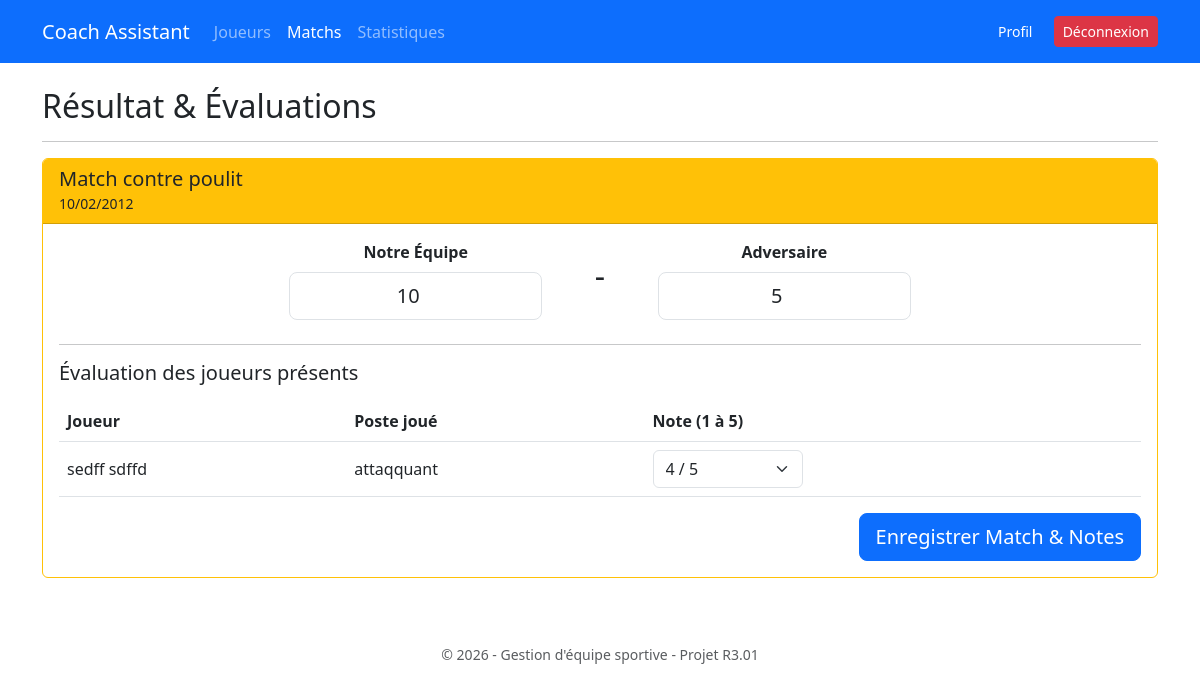
/index.php?page=matchs&action=noter&id=2 (signed in), run on the app's committed database.
### tables this page shows
CREATE TABLE `match_rencontre` (
  `id_match` int(11) NOT NULL,
  `date_heure` datetime NOT NULL,
  `nom_equipe_adverse` varchar(100) NOT NULL,
  `lieu_rencontre` enum('Domicile','Exterieur') NOT NULL,
  `resultat_equipe` int(11) DEFAULT NULL,
  `resultat_adverse` int(11) DEFAULT NULL
);

CREATE TABLE `participer` (
  `id_match` int(11) NOT NULL,
  `id_joueur` int(11) NOT NULL,
  `est_titulaire` tinyint(1) DEFAULT 0,
  `poste` varchar(50) DEFAULT NULL,
  `evaluation` int(11) DEFAULT NULL COMMENT 'Note de 1 à 5'
);

### controllers/MatchController.php (called while the page is built, shortened)
<?php
class MatchController {
    public function noter() {
        $id_match = $_GET['id'];
        $matchModel = new MatchModel();
        $match = $matchModel->getMatchById($id_match);
        $participants = $matchModel->getFeuilleDeMatch($id_match);
        $joueurModel = new JoueurModel();
        $tousLesJoueurs = [];
        foreach($joueurModel->getAllJoueurs() as $j) {
            $tousLesJoueurs[$j['id_joueur']] = $j;
        }
        require_once "../views/layout.php";
    }
}
?>

### config/DBConnection.php (called while the page is built)
<?php
class DBConnection {
    private static $instance = null;
    private $pdo;
    private function __construct() {
        $host = 'localhost';
        $dbname = 'gestion_sport';
        $user = 'root';
        $pass = '';
        try {
            $this->pdo = new PDO("mysql:host=$host;dbname=$dbname;charset=utf8", $user, $pass);
            $this->pdo->setAttribute(PDO::ATTR_ERRMODE, PDO::ERRMODE_EXCEPTION);
            $this->pdo->setAttribute(PDO::ATTR_DEFAULT_FETCH_MODE, PDO::FETCH_ASSOC);
        } catch (PDOException $e) {
            die("Erreur connexion DB: " . $e->getMessage());
        }
    }
    public static function getInstance() {
        if (self::$instance === null) {
            self::$instance = new DBConnection();
        }
        return self::$instance;
    }
    public function getPDO() {
        return $this->pdo;
    }
}
?>

### models/MatchModel.php (called while the page is built, shortened)
<?php
class MatchModel {
    private $pdo;
    public function __construct() {
        $this->pdo = DBConnection::getInstance()->getPDO();
    }
    public function getMatchById($id) {
        $sql = "SELECT * FROM match_rencontre WHERE id_match = :id";
        $stmt = $this->pdo->prepare($sql);
        $stmt->execute([':id' => $id]);
        return $stmt->fetch();
    }
    public function getFeuilleDeMatch($id_match) {
        $sql = "SELECT * FROM participer WHERE id_match = :id_match";
        $stmt = $this->pdo->prepare($sql);
        $stmt->execute([':id_match' => $id_match]);
        $result = [];
        while ($row = $stmt->fetch()) {
            $result[$row['id_joueur']] = $row;
        }
        return $result;
    }
}
?>

### models/JoueurModel.php (called while the page is built, shortened)
<?php
class JoueurModel {
    private $pdo;
    public function __construct() {
        $this->pdo = DBConnection::getInstance()->getPDO();
    }
    public function getAllJoueurs() {
        try {
            $sql = "SELECT * FROM joueurs_avec_poste ORDER BY nom, prenom";
            $stmt = $this->pdo->prepare($sql);
            $stmt->execute();
            return $stmt->fetchAll();
        } catch (Exception $e) {
            error_log("Erreur lors de la récupération des joueurs : " . $e->getMessage());
            return [];
        }
    }
}
?>

### views/matchs/noter.php (the view, shortened to what this page needs)
<div class="card mb-4 border-warning">
    <div class="card-header bg-warning text-dark">
        <h5 class="mb-0">Match contre <?= htmlspecialchars($match['nom_equipe_adverse']) ?></h5>
        <small><?= date('d/m/Y', strtotime($match['date_heure'])) ?></small>
    </div>
    <div class="card-body">
        <form action="" method="post">
            <div class="row mb-4 justify-content-center text-center">
                <div class="col-md-3">
                    <label class="form-label fw-bold">Notre Équipe</label>
                    <input type="number" name="score_equipe" class="form-control form-control-lg text-center"
                           value="<?= $match['resultat_equipe'] ?>" required min="0">
                </div>
                <div class="col-md-1 d-flex align-items-center justify-content-center">
                    <h2>-</h2>
                </div>
                <div class="col-md-3">
                    <label class="form-label fw-bold">Adversaire</label>
                    <input type="number" name="score_adverse" class="form-control form-control-lg text-center"
                           value="<?= $match['resultat_adverse'] ?>" required min="0">
                </div>
            </div>
            <hr>
            <h5 class="mb-3">Évaluation des joueurs présents</h5>
            <?php if (empty($participants)): ?>
                <div class="alert alert-warning">Aucun joueur n'a été inscrit sur la feuille de match.</div>
            <?php else: ?>
                <div class="table-responsive">
                    <table class="table align-middle">
                        <thead>
                            <tr>
                                <th>Joueur</th>
                                <th>Poste joué</th>
                                <th>Note (1 à 5)</th>
                            </tr>
                        </thead>
                        <tbody>
                            <?php foreach ($participants as $p):
                                $id = $p['id_joueur'];
                                $nom = isset($tousLesJoueurs[$id]) ? $tousLesJoueurs[$id]['nom'] . ' ' . $tousLesJoueurs[$id]['prenom'] : 'Inconnu';
                            ?>
                            <tr>
                                <td><?= htmlspecialchars($nom) ?></td>
                                <td><?= htmlspecialchars($p['poste']) ?></td>
                                <td>
                                    <select name="notes[<?= $id ?>]" class="form-select" style="width: 150px;">
                                        <?php for($i=1; $i<=5; $i++): ?>
                                            <option value="<?= $i ?>" <?= ($p['evaluation'] == $i) ? 'selected' : '' ?>>
                                                <?= $i ?> / 5
                                            </option>
                                        <?php endfor; ?>
                                    </select>
                                </td>
                            </tr>
                            <?php endforeach; ?>
                        </tbody>
                    </table>
                </div>
            <?php endif; ?>
            <div class="text-end">
                <button type="submit" class="btn btn-primary btn-lg">Enregistrer Match & Notes</button>
            </div>
        </form>
    </div>
</div>

### data on the page
match_rencontre: nom_equipe_adverse "poulit", date_heure "10/02/2012", score_equipe "10", score_adverse "5"
participer: nom "sedff sdffd", poste "attaqquant", evaluation+id_joueur "4 / 5"

### other printed values
$titre "Résultat & Évaluations"
